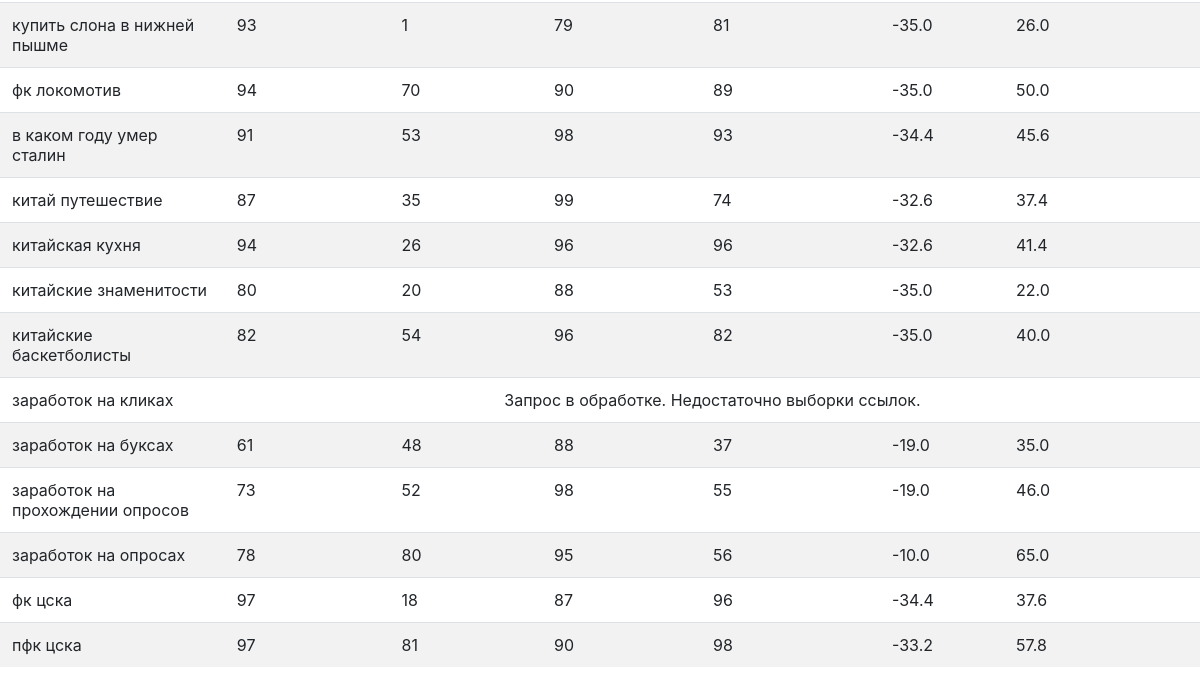
The page /main/results (lower part) on the database as committed earlier.
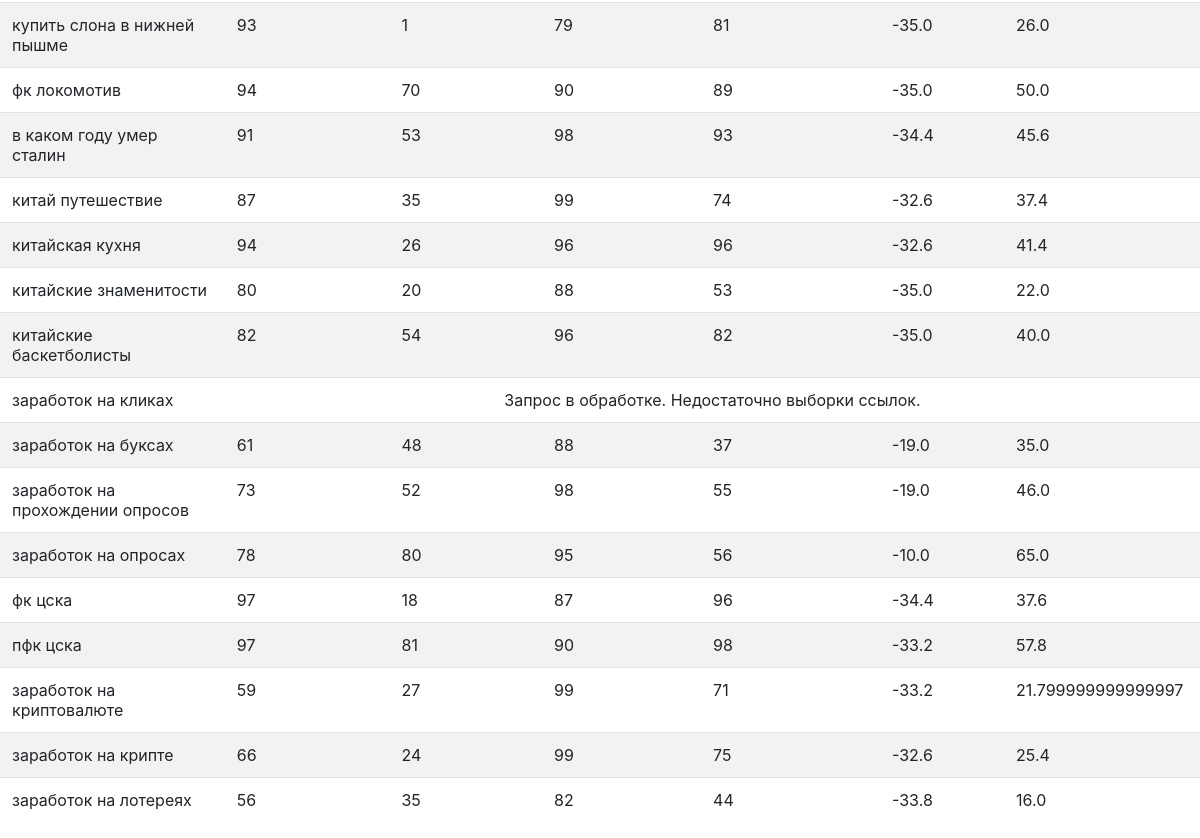
The same page on the database as committed later.
### main/models.py (models this page shows, shortened)
class Request(models.Model):
    request = models.CharField(max_length=100)
    site_age_concurency = models.IntegerField(default=0)
    site_stem_concurency = models.IntegerField(default=0)
    site_volume_concurency = models.IntegerField(default=0)
    site_backlinks_concurency = models.IntegerField(default=0)
    site_total_concurency = models.FloatField(default=0)
    direct_upscale = models.FloatField(default=0)
    status = models.CharField(max_length=100, default='progress')

### main/views.py (the view)
# urls.py: path('results', views.results, name='publish_request_info'),
def results(request):
    all_requests_list = get_list_or_404(Request)
    context = {'all_requests_list': all_requests_list}
    return render(request, 'main/index.html', context)

### main/templates/main/index.html (shortened to what this page needs)
<html>
<head>
<link rel="stylesheet" href="https://cdn.jsdelivr.net/npm/bootstrap@4.5.3/dist/css/bootstrap.min.css">
</head>
<body>
{% if all_requests_list %}
<table class="table table-striped">
  <tbody>
  {% for request in all_requests_list %}
      {% if request.status == 'progress'  %}
          <tr>
          <td>{{ request.request }}</td>
          <td colspan="6" style="text-align: center">Запрос в обработке. Это может занять около минуты.</td>
          </tr>
          {% elif request.status == 'backlinks' %}
          <tr>
          <td>{{ request.request }}</td>
          <td colspan="6" style="text-align: center">Запрос в обработке. Недостаточно выборки ссылок.</td>
          </tr>
      {% else %}
    <tr>
      <td> {{ request.request }} </td>
      <td> {{ request.site_age_concurency }} </td>
      <td> {{ request.site_stem_concurency }} </td>
        <td>{{ request.site_volume_concurency }}</td>
      <td>{{ request.site_backlinks_concurency }}</td>
          <td>{{ request.direct_upscale }}</td>
      <td>{{ request.site_total_concurency }}</td>
        {% endif %}
    </tr>
    {% endfor %}
  </tbody>
</table>
{% endif %}
</body>
</html>

Rows that differ between the two databases and show on the page:
added Request: request "заработок на криптовалюте", site_age_concurency "59", site_stem_concurency "27", site_volume_concurency "99", site_backlinks_concurency "71", direct_upscale "-33.2", site_total_concurency "21.799999999999997"
added Request: request "заработок на крипте", site_age_concurency "66", site_stem_concurency "24", site_volume_concurency "99", site_backlinks_concurency "75", direct_upscale "-32.6", site_total_concurency "25.4"
added Request: request "заработок на лотереях", site_age_concurency "56", site_stem_concurency "35", site_volume_concurency "82", site_backlinks_concurency "44", direct_upscale "-33.8", site_total_concurency "16.0"
